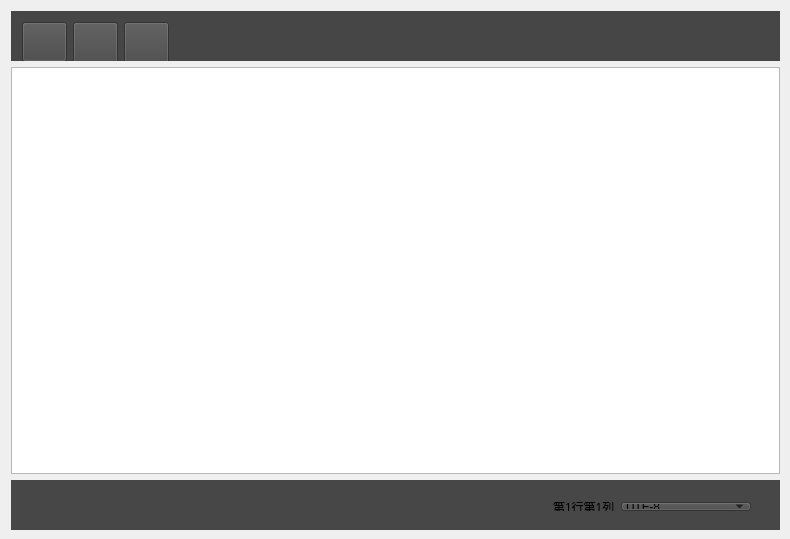
<?xml version="1.0" encoding="UTF-8"?>
<ui version="4.0">
 <class>Widget</class>
 <widget class="QWidget" name="Widget">
  <property name="geometry">
   <rect>
    <x>0</x>
    <y>0</y>
    <width>790</width>
    <height>539</height>
   </rect>
  </property>
  <property name="windowTitle">
   <string>记事本</string>
  </property>
  <property name="windowIcon">
   <iconset resource="icon/icon.qrc">
    <normaloff>:/note.png</normaloff>:/note.png</iconset>
  </property>
  <widget class="QWidget" name="layoutWidget">
   <property name="geometry">
    <rect>
     <x>0</x>
     <y>0</y>
     <width>791</width>
     <height>541</height>
    </rect>
   </property>
   <layout class="QVBoxLayout" name="verticalLayout">
    <item>
     <widget class="QWidget" name="widget" native="true">
      <property name="minimumSize">
       <size>
        <width>0</width>
        <height>50</height>
       </size>
      </property>
      <property name="styleSheet">
       <string notr="true">background-color: rgb(70, 70, 70);</string>
      </property>
      <widget class="QWidget" name="layoutWidget">
       <property name="geometry">
        <rect>
         <x>0</x>
         <y>0</y>
         <width>771</width>
         <height>51</height>
        </rect>
       </property>
       <layout class="QHBoxLayout" name="horizontalLayout">
        <item>
         <widget class="QPushButton" name="openpushButton">
          <property name="minimumSize">
           <size>
            <width>45</width>
            <height>40</height>
           </size>
          </property>
          <property name="styleSheet">
           <string notr="true">QPushButton { border-image: url(:/o1.png);}
QPushButton:hover{ border-image: url(:/o2.png); }
QPushButton:pressed{ border-image: url(:/o3.png); }</string>
          </property>
          <property name="text">
           <string/>
          </property>
         </widget>
        </item>
        <item>
         <widget class="QPushButton" name="savepushButton">
          <property name="minimumSize">
           <size>
            <width>45</width>
            <height>45</height>
           </size>
          </property>
          <property name="styleSheet">
           <string notr="true">QPushButton { border-image: url(:/s1.png);}

QPushButton:hover{ border-image: url(:/s2.png); }
QPushButton:pressed{ border-image: url(:/s3.png); }</string>
          </property>
          <property name="text">
           <string/>
          </property>
         </widget>
        </item>
        <item>
         <widget class="QPushButton" name="closepushButton_3">
          <property name="minimumSize">
           <size>
            <width>45</width>
            <height>45</height>
           </size>
          </property>
          <property name="styleSheet">
           <string notr="true">QPushButton { border-image: url(:/c1.png);}
QPushButton:hover{ border-image: url(:/c2.png); }
QPushButton:pressed{ border-image: url(:/c3.png); }</string>
          </property>
          <property name="text">
           <string/>
          </property>
         </widget>
        </item>
        <item>
         <spacer name="horizontalSpacer">
          <property name="orientation">
           <enum>Qt::Horizontal</enum>
          </property>
          <property name="sizeHint" stdset="0">
           <size>
            <width>426</width>
            <height>46</height>
           </size>
          </property>
         </spacer>
        </item>
       </layout>
      </widget>
     </widget>
    </item>
    <item>
     <widget class="MyTextEdit" name="textEdit"/>
    </item>
    <item>
     <widget class="QWidget" name="widget2" native="true">
      <property name="minimumSize">
       <size>
        <width>0</width>
        <height>50</height>
       </size>
      </property>
      <property name="styleSheet">
       <string notr="true">background-color: rgb(71, 71, 71);</string>
      </property>
      <widget class="QWidget" name="layoutWidget">
       <property name="geometry">
        <rect>
         <x>10</x>
         <y>11</y>
         <width>761</width>
         <height>31</height>
        </rect>
       </property>
       <layout class="QHBoxLayout" name="horizontalLayout2">
        <item>
         <spacer name="horizontalSpacer_2">
          <property name="orientation">
           <enum>Qt::Horizontal</enum>
          </property>
          <property name="sizeHint" stdset="0">
           <size>
            <width>40</width>
            <height>20</height>
           </size>
          </property>
         </spacer>
        </item>
        <item>
         <widget class="QLabel" name="label">
          <property name="text">
           <string>第1行第1列</string>
          </property>
         </widget>
        </item>
        <item>
         <widget class="QComboBox" name="comboBox">
          <property name="minimumSize">
           <size>
            <width>130</width>
            <height>0</height>
           </size>
          </property>
          <item>
           <property name="text">
            <string>UTF-8</string>
           </property>
          </item>
          <item>
           <property name="text">
            <string>UTF-16</string>
           </property>
          </item>
          <item>
           <property name="text">
            <string>GBK</string>
           </property>
          </item>
          <item>
           <property name="text">
            <string>ANSI</string>
           </property>
          </item>
          <item>
           <property name="text">
            <string>GB2312</string>
           </property>
          </item>
         </widget>
        </item>
        <item>
         <spacer name="horizontalSpacer_3">
          <property name="orientation">
           <enum>Qt::Horizontal</enum>
          </property>
          <property name="sizeType">
           <enum>QSizePolicy::Fixed</enum>
          </property>
          <property name="sizeHint" stdset="0">
           <size>
            <width>20</width>
            <height>20</height>
           </size>
          </property>
         </spacer>
        </item>
       </layout>
      </widget>
     </widget>
    </item>
   </layout>
  </widget>
 </widget>
 <layoutdefault spacing="6" margin="11"/>
 <customwidgets>
  <customwidget>
   <class>MyTextEdit</class>
   <extends>QTextEdit</extends>
   <header location="global">mytextedit.h</header>
  </customwidget>
 </customwidgets>
 <resources>
  <include location="icon/icon.qrc"/>
 </resources>
 <connections/>
</ui>
